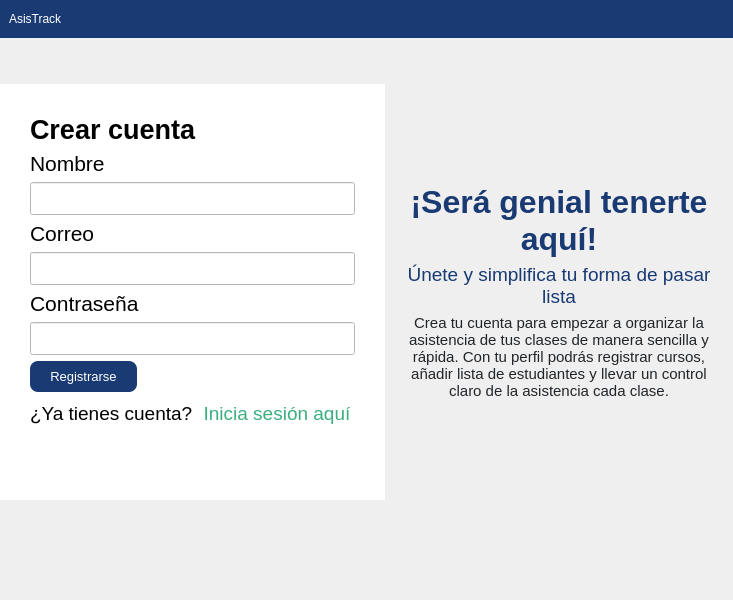
<?xml version="1.0" encoding="UTF-8"?>
<ui version="4.0">
 <class>Form</class>
 <widget class="QWidget" name="Form">
  <property name="geometry">
   <rect>
    <x>0</x>
    <y>0</y>
    <width>733</width>
    <height>600</height>
   </rect>
  </property>
  <property name="windowTitle">
   <string>Registro</string>
  </property>
  <property name="styleSheet">
   <string notr="true">
</string>
  </property>
  <layout class="QGridLayout" name="gridLayout">
   <property name="leftMargin">
    <number>0</number>
   </property>
   <property name="topMargin">
    <number>0</number>
   </property>
   <property name="rightMargin">
    <number>0</number>
   </property>
   <property name="bottomMargin">
    <number>100</number>
   </property>
   <property name="spacing">
    <number>0</number>
   </property>
   <item row="2" column="3">
    <spacer name="horizontalSpacer_right">
     <property name="orientation">
      <enum>Qt::Horizontal</enum>
     </property>
     <property name="sizeHint" stdset="0">
      <size>
       <width>40</width>
       <height>20</height>
      </size>
     </property>
    </spacer>
   </item>
   <item row="2" column="0">
    <spacer name="horizontalSpacer_left">
     <property name="orientation">
      <enum>Qt::Horizontal</enum>
     </property>
     <property name="sizeHint" stdset="0">
      <size>
       <width>40</width>
       <height>20</height>
      </size>
     </property>
    </spacer>
   </item>
   <item row="0" column="0" colspan="4">
    <widget class="QWidget" name="widget_3" native="true">
     <property name="minimumSize">
      <size>
       <width>0</width>
       <height>0</height>
      </size>
     </property>
     <property name="styleSheet">
      <string notr="true">background-color: rgb(25, 58, 115);</string>
     </property>
     <layout class="QHBoxLayout" name="horizontalLayout_2">
      <item>
       <layout class="QHBoxLayout" name="horizontalLayout">
        <item>
         <widget class="QLabel" name="label_5">
          <property name="styleSheet">
           <string notr="true">color: rgb(255, 255, 255);
font: 700 18pt &quot;Segoe UI&quot;;</string>
          </property>
          <property name="text">
           <string>AsisTrack</string>
          </property>
         </widget>
        </item>
        <item>
         <spacer name="horizontalSpacer">
          <property name="orientation">
           <enum>Qt::Horizontal</enum>
          </property>
          <property name="sizeHint" stdset="0">
           <size>
            <width>40</width>
            <height>20</height>
           </size>
          </property>
         </spacer>
        </item>
       </layout>
      </item>
     </layout>
    </widget>
   </item>
   <item row="2" column="2">
    <widget class="QWidget" name="widget_2" native="true">
     <layout class="QVBoxLayout" name="welcomeLayout">
      <item>
       <spacer name="verticalSpacer_top_right">
        <property name="orientation">
         <enum>Qt::Vertical</enum>
        </property>
        <property name="sizeHint" stdset="0">
         <size>
          <width>20</width>
          <height>20</height>
         </size>
        </property>
       </spacer>
      </item>
      <item>
       <layout class="QVBoxLayout" name="welcomeTextLayout">
        <item>
         <widget class="QLabel" name="label_2">
          <property name="font">
           <font>
            <pointsize>24</pointsize>
            <bold>true</bold>
           </font>
          </property>
          <property name="styleSheet">
           <string notr="true">color: rgb(25, 58, 115);</string>
          </property>
          <property name="text">
           <string>¡Será genial tenerte aquí!</string>
          </property>
          <property name="alignment">
           <set>Qt::AlignHCenter</set>
          </property>
          <property name="wordWrap">
           <bool>true</bool>
          </property>
         </widget>
        </item>
        <item>
         <widget class="QLabel" name="label_3">
          <property name="font">
           <font>
            <pointsize>14</pointsize>
           </font>
          </property>
          <property name="styleSheet">
           <string notr="true">color: rgb(25, 58, 115);</string>
          </property>
          <property name="text">
           <string>Únete y simplifica tu forma de pasar lista</string>
          </property>
          <property name="alignment">
           <set>Qt::AlignHCenter</set>
          </property>
          <property name="wordWrap">
           <bool>true</bool>
          </property>
         </widget>
        </item>
        <item>
         <widget class="QLabel" name="label_4">
          <property name="font">
           <font>
            <pointsize>11</pointsize>
           </font>
          </property>
          <property name="styleSheet">
           <string notr="true">color: rgb(33, 37, 41);</string>
          </property>
          <property name="text">
           <string>Crea tu cuenta para empezar a organizar la asistencia de tus clases de manera sencilla y rápida. Con tu perfil podrás registrar cursos, añadir lista de estudiantes y llevar un control claro de la asistencia cada clase.</string>
          </property>
          <property name="alignment">
           <set>Qt::AlignHCenter</set>
          </property>
          <property name="wordWrap">
           <bool>true</bool>
          </property>
         </widget>
        </item>
       </layout>
      </item>
      <item>
       <spacer name="verticalSpacer_bottom_right">
        <property name="orientation">
         <enum>Qt::Vertical</enum>
        </property>
        <property name="sizeHint" stdset="0">
         <size>
          <width>20</width>
          <height>20</height>
         </size>
        </property>
       </spacer>
      </item>
     </layout>
    </widget>
   </item>
   <item row="2" column="1">
    <widget class="QWidget" name="widget" native="true">
     <property name="minimumSize">
      <size>
       <width>0</width>
       <height>0</height>
      </size>
     </property>
     <property name="maximumSize">
      <size>
       <width>16777215</width>
       <height>16777215</height>
      </size>
     </property>
     <property name="styleSheet">
      <string notr="true">background-color: rgb(255, 255, 255);</string>
     </property>
     <layout class="QVBoxLayout" name="registerLayout">
      <property name="leftMargin">
       <number>30</number>
      </property>
      <property name="topMargin">
       <number>30</number>
      </property>
      <property name="rightMargin">
       <number>30</number>
      </property>
      <property name="bottomMargin">
       <number>31</number>
      </property>
      <item>
       <layout class="QVBoxLayout" name="verticalLayout_nombre">
        <item>
         <widget class="QLabel" name="label">
          <property name="font">
           <font>
            <pointsize>20</pointsize>
            <bold>true</bold>
           </font>
          </property>
          <property name="text">
           <string>Crear cuenta</string>
          </property>
         </widget>
        </item>
        <item>
         <widget class="QLabel" name="titulo_nombre">
          <property name="font">
           <font>
            <family>Segoe UI</family>
            <pointsize>16</pointsize>
            <italic>false</italic>
            <bold>false</bold>
           </font>
          </property>
          <property name="styleSheet">
           <string notr="true">font: 16pt &quot;Segoe UI&quot;;</string>
          </property>
          <property name="text">
           <string>Nombre</string>
          </property>
         </widget>
        </item>
        <item>
         <widget class="QLineEdit" name="nombre">
          <property name="font">
           <font>
            <pointsize>16</pointsize>
           </font>
          </property>
         </widget>
        </item>
       </layout>
      </item>
      <item>
       <layout class="QVBoxLayout" name="verticalLayout_correo">
        <item>
         <widget class="QLabel" name="titulo_correo">
          <property name="font">
           <font>
            <family>Segoe UI</family>
            <pointsize>16</pointsize>
            <italic>false</italic>
            <bold>false</bold>
           </font>
          </property>
          <property name="styleSheet">
           <string notr="true">font: 16pt &quot;Segoe UI&quot;;</string>
          </property>
          <property name="text">
           <string>Correo</string>
          </property>
         </widget>
        </item>
        <item>
         <widget class="QLineEdit" name="correo">
          <property name="font">
           <font>
            <pointsize>16</pointsize>
           </font>
          </property>
         </widget>
        </item>
       </layout>
      </item>
      <item>
       <layout class="QVBoxLayout" name="verticalLayout_contrasena">
        <item>
         <widget class="QLabel" name="titulo_contrasena">
          <property name="font">
           <font>
            <family>Segoe UI</family>
            <pointsize>16</pointsize>
            <italic>false</italic>
            <bold>false</bold>
           </font>
          </property>
          <property name="styleSheet">
           <string notr="true">font: 16pt &quot;Segoe UI&quot;;</string>
          </property>
          <property name="text">
           <string>Contraseña</string>
          </property>
         </widget>
        </item>
        <item>
         <widget class="QLineEdit" name="contrasena">
          <property name="font">
           <font>
            <pointsize>16</pointsize>
           </font>
          </property>
         </widget>
        </item>
       </layout>
      </item>
      <item>
       <layout class="QHBoxLayout" name="horizontalLayout_3">
        <item>
         <widget class="QPushButton" name="registrarse">
          <property name="font">
           <font>
            <family>Segoe UI</family>
            <pointsize>10</pointsize>
            <italic>false</italic>
            <bold>false</bold>
           </font>
          </property>
          <property name="styleSheet">
           <string notr="true">QPushButton#registrarse {
    border: none;
    background-color: #193A73;  /* Azul Figma */
    color: white;
    font: 10pt &quot;Segoe UI&quot;;
    padding: 8px 20px;
    border-radius: 8px;
}

QPushButton#registrarse:hover {
    background-color: #2e3bd1;  /* Azul más oscuro al hover */
}</string>
          </property>
          <property name="text">
           <string>Registrarse</string>
          </property>
         </widget>
        </item>
        <item>
         <spacer name="horizontalSpacer_2">
          <property name="orientation">
           <enum>Qt::Horizontal</enum>
          </property>
          <property name="sizeHint" stdset="0">
           <size>
            <width>40</width>
            <height>20</height>
           </size>
          </property>
         </spacer>
        </item>
       </layout>
      </item>
      <item>
       <layout class="QHBoxLayout" name="horizontalLayout_login">
        <item>
         <widget class="QLabel" name="label_login">
          <property name="font">
           <font>
            <pointsize>14</pointsize>
            <bold>false</bold>
           </font>
          </property>
          <property name="text">
           <string>¿Ya tienes cuenta?</string>
          </property>
         </widget>
        </item>
        <item>
         <widget class="QPushButton" name="iniciar_sesion">
          <property name="font">
           <font>
            <pointsize>14</pointsize>
            <bold>false</bold>
           </font>
          </property>
          <property name="styleSheet">
           <string notr="true">color: rgb(59, 174, 126);</string>
          </property>
          <property name="text">
           <string>Inicia sesión aquí</string>
          </property>
          <property name="flat">
           <bool>true</bool>
          </property>
         </widget>
        </item>
       </layout>
      </item>
      <item>
       <spacer name="verticalSpacer_bottom_left">
        <property name="orientation">
         <enum>Qt::Vertical</enum>
        </property>
        <property name="sizeHint" stdset="0">
         <size>
          <width>20</width>
          <height>40</height>
         </size>
        </property>
       </spacer>
      </item>
     </layout>
    </widget>
   </item>
   <item row="1" column="1">
    <spacer name="verticalSpacer_top_left">
     <property name="orientation">
      <enum>Qt::Vertical</enum>
     </property>
     <property name="sizeHint" stdset="0">
      <size>
       <width>20</width>
       <height>40</height>
      </size>
     </property>
    </spacer>
   </item>
  </layout>
 </widget>
 <resources/>
 <connections/>
</ui>
